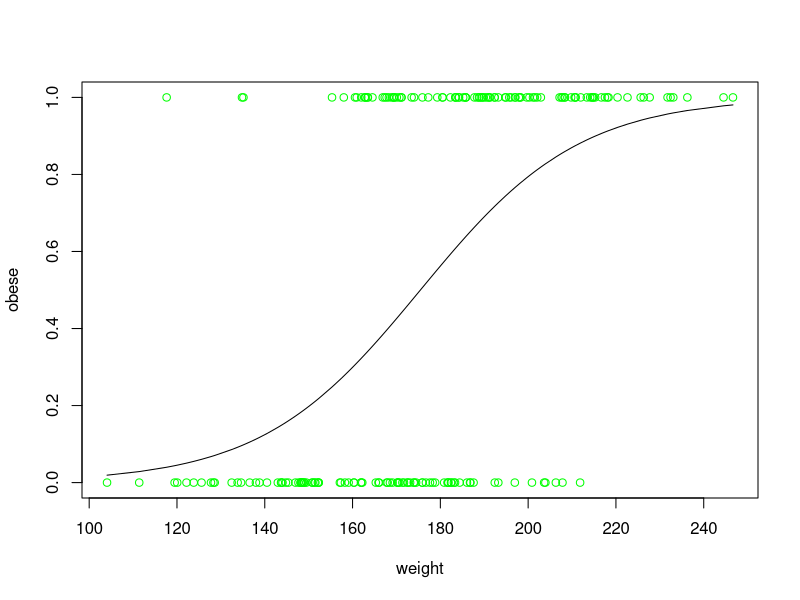
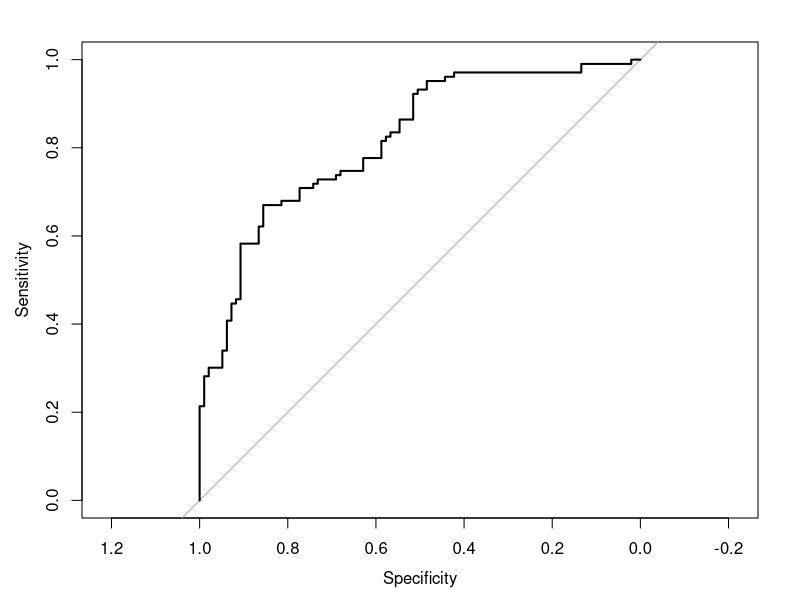
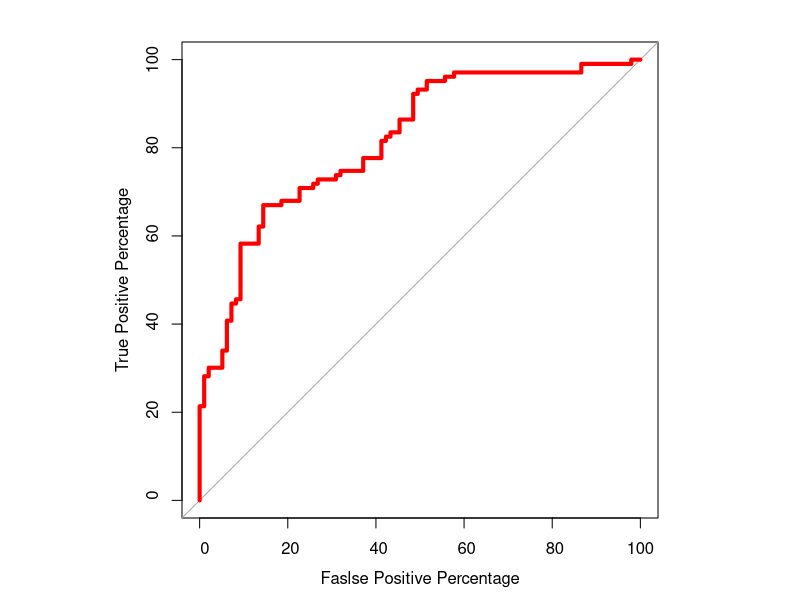
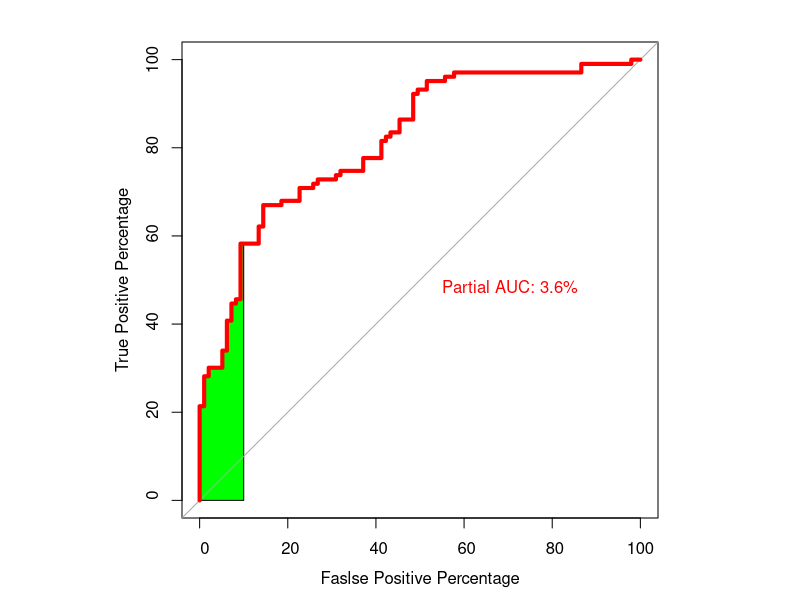
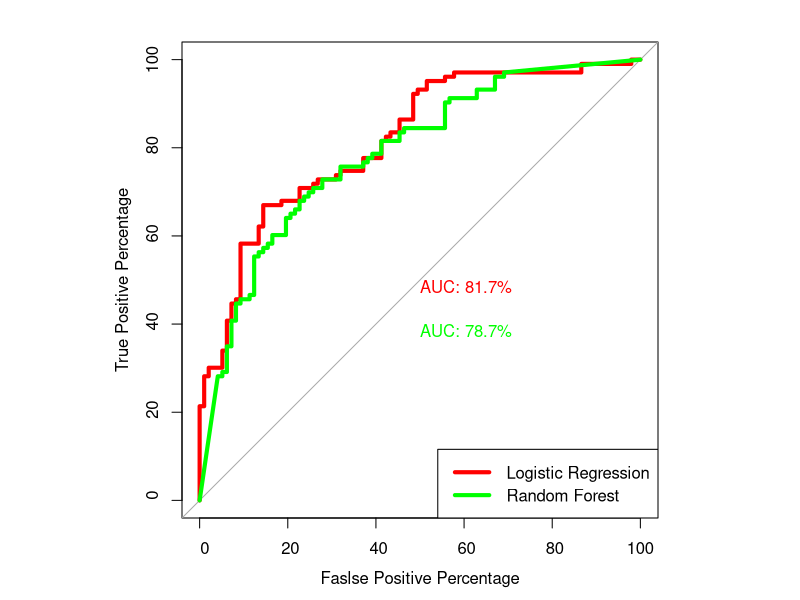

Reproduce these figures in R, in order.
library(pROC)
library(randomForest)
set.seed(300)
num.samples<-200
weight<-sort(rnorm(n=num.samples,mean = 172,sd=29))
obese<-ifelse(test = (runif(n=num.samples)<(rank(weight)/200)),yes = 1,no=0)
obese
plot(x=weight,y=obese,col="green")
glm.fit=glm(obese~weight,family=binomial)
lines(weight,glm.fit$fitted.values)
roc(obese,glm.fit$fitted.values,plot=T)
par(pty="s")
roc(obese,glm.fit$fitted.values,plot=T,legacy.axes=T,percent=T,xlab="Faslse Positive Percentage",
    ylab="True Positive Percentage",col="red",lwd=4)
roc.info<-roc(obese,glm.fit$fitted.values,legacy.axes=T)
roc.df<-data.frame(
  tpp=roc.info$sensitivities*100,
  fpp=(1-roc.info$specificities)*100,
  thresholds=roc.info$thresholds
)
head(roc.df)
tail(roc.df)

roc.df[roc.df$tpp>60 & roc.df$tpp<80,]
roc(obese,glm.fit$fitted.values,plot=T,legacy.axes=T,percent=T,xlab="Faslse Positive Percentage",
    ylab="True Positive Percentage",col="red",lwd=4,print.auc=T,print.auc.x=45,partial.auc=c(100,90),
    auc.polygon=T,auc.polygon.col="green")

rf.model<-randomForest(factor(obese)~weight)
roc(obese,glm.fit$fitted.values,plot=T,legacy.axes=T,percent=T,xlab="Faslse Positive Percentage",
    ylab="True Positive Percentage",col="red",lwd=4,print.auc=T)

plot.roc(obese,rf.model$votes[,1],percent=T,col="green",lwd=4,print.auc=T,add=T,print.auc.y=40)
legend("bottomright",legend=c("Logistic Regression","Random Forest"),col=c("red","green"),lwd=4)
par(pty="m")












